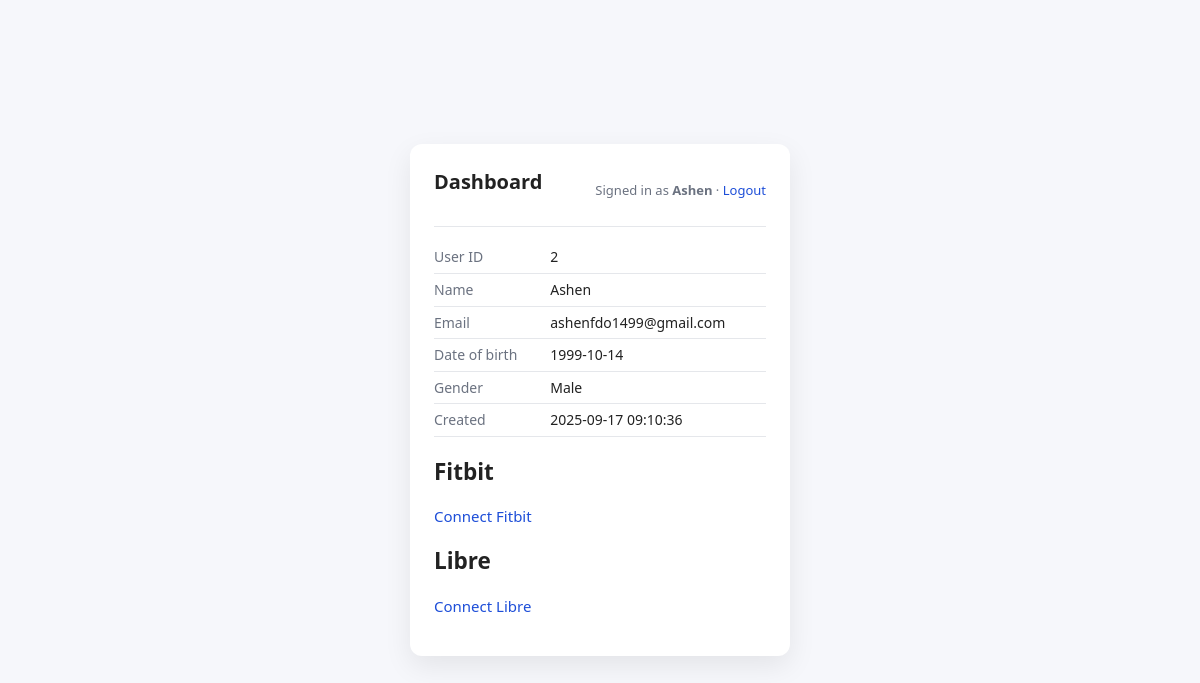
/dashboard (signed in), run on the app's committed database.
### tables this page shows
CREATE TABLE users (
                user_id INTEGER PRIMARY KEY AUTOINCREMENT,
                name TEXT NOT NULL,
                email TEXT NOT NULL UNIQUE,
                dob TEXT NOT NULL,
                gender TEXT NOT NULL,
                password_hash TEXT NOT NULL,
                salt TEXT NOT NULL,
                created_at TEXT NOT NULL DEFAULT CURRENT_TIMESTAMP
            );

### dashboard.py (the view)
@dashboard_bp.route("/dashboard")
def dashboard():
    uid = session.get("user_id")
    if not uid:
        return redirect(url_for("auth.login"))
    user = get_user_by_id(uid)
    if not user:
        session.clear()
        flash("Session expired. Please sign in again.", "error")
        return redirect(url_for("auth.login"))
    has_fitbit = bool(session.get("spike_token"))
    return render_template("dashboard.html", user=user, has_fitbit=has_fitbit)

### models.py (called while the page is built)
def get_conn():
    conn = sqlite3.connect(Config.DB_PATH)
    conn.row_factory = sqlite3.Row
    return conn

def get_user_by_id(user_id: int):
    with get_conn() as conn:
        c = conn.cursor()
        c.execute("SELECT * FROM users WHERE user_id = ?", (user_id,))
        return c.fetchone()

### Templates/dashboard.html (shortened to what this page needs)
{% extends "base.html" %}
{% block content %}
<div class="header">
  <h1>Dashboard</h1>
  <div class="user">
    Signed in as <strong>{{ user.name|e }}</strong> ·
    <a href="{{ url_for('auth.logout') }}">Logout</a>
  </div>
</div>
<hr />
<table>
  <tr><td>User ID</td><td>{{ user.user_id }}</td></tr>
  <tr><td>Name</td><td>{{ user.name|e }}</td></tr>
  <tr><td>Email</td><td>{{ user.email|e }}</td></tr>
  <tr><td>Date of birth</td><td>{{ user.dob|e }}</td></tr>
  <tr><td>Gender</td><td>{{ user.gender|e }}</td></tr>
  <tr><td>Created</td><td>{{ user.created_at|e }}</td></tr>
</table>
<h2>Fitbit</h2>
<p>
  <a href="{{ url_for('dashboard.connect_fitbit') }}">Connect Fitbit</a>
</p>
<h2>Libre</h2>
<p>
  <a href="{{ url_for('dashboard.connect_libre') }}">Connect Libre</a>
</p>
{% endblock %}

### Templates/base.html (shortened to what this page needs)
<!doctype html>
<html lang="en">
<head>
  <link rel="stylesheet" href="{{ url_for('static', filename='style.css') }}">
</head>
<body>
  <div class="card">
    {% block content %}{% endblock %}
  </div>
</body>
</html>

### static/style.css (style rules this page uses)
:root { --bg:#f6f7fb; --card:#fff; --text:#222; --muted:#6b7280; --primary:#2563eb; --primary2:#1d4ed8; --border:#e5e7eb; --good:#065f46; --goodbg:#dcfce7; --bad:#991b1b; --badbg:#fee2e2; }
* { box-sizing: border-box; }
html,body { height: 100%; }
body { margin:0; background:var(--bg); color:var(--text); font: 15px/1.4 ui-sans-serif, system-ui, -apple-system, Segoe UI, Roboto, Arial; display:grid; place-items:center; }
.card { width: 380px; max-width: 94vw; background:var(--card); padding:24px; border-radius:12px; box-shadow: 0 10px 28px rgba(0,0,0,0.08); }
h1 { margin:0 0 16px; font-size:20px; }
a { color: var(--primary2); text-decoration: none; }
.header { display:flex; justify-content:space-between; align-items:center; margin-bottom:10px; }
.user { font-size:13px; color:var(--muted); }
hr { border: 0; border-top: 1px solid var(--border); margin: 14px 0; }
table { width:100%; border-collapse: collapse; margin-top: 8px; }
td, th { padding: 6px 0; border-bottom: 1px solid var(--border); font-size: 14px; }
td:first-child { color: var(--muted); width: 35%; }

### data on the page
users: name "Ashen", user_id "2", email "ashenfdo1499@gmail.com", dob "1999-10-14", gender "Male", created_at "2025-09-17 09:10:36"
